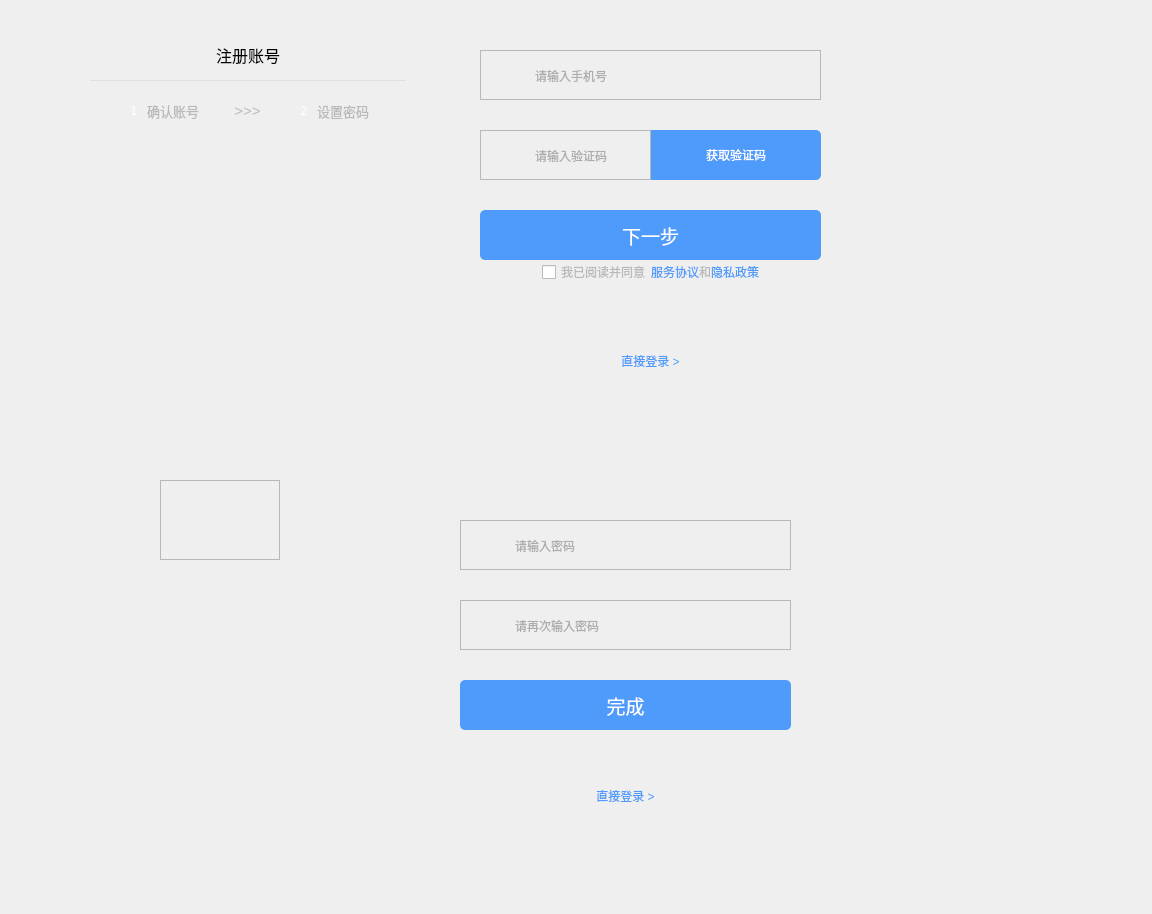
<?xml version="1.0" encoding="UTF-8"?>
<ui version="4.0">
 <class>DB_Register</class>
 <widget class="QWidget" name="DB_Register">
  <property name="geometry">
   <rect>
    <x>0</x>
    <y>0</y>
    <width>1152</width>
    <height>914</height>
   </rect>
  </property>
  <property name="windowTitle">
   <string>Form</string>
  </property>
  <widget class="QWidget" name="verticalLayoutWidget">
   <property name="geometry">
    <rect>
     <x>50</x>
     <y>30</y>
     <width>396</width>
     <height>421</height>
    </rect>
   </property>
   <layout class="QVBoxLayout" name="verticalLayout" stretch="0,0,0,0,0,1">
    <property name="spacing">
     <number>0</number>
    </property>
    <property name="leftMargin">
     <number>40</number>
    </property>
    <property name="topMargin">
     <number>10</number>
    </property>
    <property name="rightMargin">
     <number>40</number>
    </property>
    <property name="bottomMargin">
     <number>0</number>
    </property>
    <item>
     <layout class="QHBoxLayout" name="horizontalLayout_2">
      <item>
       <widget class="QLabel" name="label_3">
        <property name="minimumSize">
         <size>
          <width>0</width>
          <height>30</height>
         </size>
        </property>
        <property name="font">
         <font>
          <pointsize>12</pointsize>
         </font>
        </property>
        <property name="styleSheet">
         <string notr="true"/>
        </property>
        <property name="text">
         <string>注册账号</string>
        </property>
        <property name="alignment">
         <set>Qt::AlignCenter</set>
        </property>
       </widget>
      </item>
     </layout>
    </item>
    <item>
     <spacer name="verticalSpacer_5">
      <property name="orientation">
       <enum>Qt::Vertical</enum>
      </property>
      <property name="sizeType">
       <enum>QSizePolicy::Fixed</enum>
      </property>
      <property name="sizeHint" stdset="0">
       <size>
        <width>0</width>
        <height>10</height>
       </size>
      </property>
     </spacer>
    </item>
    <item>
     <widget class="QLabel" name="label_line">
      <property name="minimumSize">
       <size>
        <width>0</width>
        <height>1</height>
       </size>
      </property>
      <property name="maximumSize">
       <size>
        <width>16777215</width>
        <height>1</height>
       </size>
      </property>
      <property name="styleSheet">
       <string notr="true">background-color: rgb(225,  225, 225);</string>
      </property>
      <property name="text">
       <string/>
      </property>
     </widget>
    </item>
    <item>
     <spacer name="verticalSpacer_6">
      <property name="orientation">
       <enum>Qt::Vertical</enum>
      </property>
      <property name="sizeType">
       <enum>QSizePolicy::Fixed</enum>
      </property>
      <property name="sizeHint" stdset="0">
       <size>
        <width>0</width>
        <height>20</height>
       </size>
      </property>
     </spacer>
    </item>
    <item>
     <layout class="QHBoxLayout" name="horizontalLayout_3">
      <property name="spacing">
       <number>5</number>
      </property>
      <item>
       <spacer name="horizontalSpacer_3">
        <property name="orientation">
         <enum>Qt::Horizontal</enum>
        </property>
        <property name="sizeHint" stdset="0">
         <size>
          <width>40</width>
          <height>20</height>
         </size>
        </property>
       </spacer>
      </item>
      <item>
       <widget class="DB_CustomLabel_3" name="label_setup1">
        <property name="minimumSize">
         <size>
          <width>16</width>
          <height>16</height>
         </size>
        </property>
        <property name="maximumSize">
         <size>
          <width>16</width>
          <height>16</height>
         </size>
        </property>
        <property name="styleSheet">
         <string notr="true">color: white;</string>
        </property>
        <property name="text">
         <string>1</string>
        </property>
        <property name="alignment">
         <set>Qt::AlignCenter</set>
        </property>
       </widget>
      </item>
      <item>
       <widget class="QLabel" name="label_inputPhone">
        <property name="font">
         <font>
          <pointsize>10</pointsize>
         </font>
        </property>
        <property name="styleSheet">
         <string notr="true">color: rgb(185,  185, 185);</string>
        </property>
        <property name="text">
         <string>确认账号</string>
        </property>
        <property name="alignment">
         <set>Qt::AlignCenter</set>
        </property>
       </widget>
      </item>
      <item>
       <spacer name="horizontalSpacer_5">
        <property name="orientation">
         <enum>Qt::Horizontal</enum>
        </property>
        <property name="sizeType">
         <enum>QSizePolicy::Fixed</enum>
        </property>
        <property name="sizeHint" stdset="0">
         <size>
          <width>30</width>
          <height>0</height>
         </size>
        </property>
       </spacer>
      </item>
      <item>
       <widget class="QLabel" name="label_2">
        <property name="font">
         <font>
          <pointsize>11</pointsize>
         </font>
        </property>
        <property name="styleSheet">
         <string notr="true">color: rgb(185,  185, 185);</string>
        </property>
        <property name="text">
         <string>&gt;&gt;&gt;</string>
        </property>
        <property name="alignment">
         <set>Qt::AlignCenter</set>
        </property>
       </widget>
      </item>
      <item>
       <spacer name="horizontalSpacer_6">
        <property name="orientation">
         <enum>Qt::Horizontal</enum>
        </property>
        <property name="sizeType">
         <enum>QSizePolicy::Fixed</enum>
        </property>
        <property name="sizeHint" stdset="0">
         <size>
          <width>30</width>
          <height>0</height>
         </size>
        </property>
       </spacer>
      </item>
      <item>
       <widget class="DB_CustomLabel_3" name="label_setup2">
        <property name="minimumSize">
         <size>
          <width>16</width>
          <height>16</height>
         </size>
        </property>
        <property name="maximumSize">
         <size>
          <width>16</width>
          <height>16</height>
         </size>
        </property>
        <property name="styleSheet">
         <string notr="true">color: white;</string>
        </property>
        <property name="text">
         <string>2</string>
        </property>
        <property name="alignment">
         <set>Qt::AlignCenter</set>
        </property>
       </widget>
      </item>
      <item>
       <widget class="QLabel" name="label_setPassword">
        <property name="font">
         <font>
          <pointsize>10</pointsize>
         </font>
        </property>
        <property name="styleSheet">
         <string notr="true">color: rgb(185,  185, 185);</string>
        </property>
        <property name="text">
         <string>设置密码</string>
        </property>
        <property name="alignment">
         <set>Qt::AlignCenter</set>
        </property>
       </widget>
      </item>
      <item>
       <spacer name="horizontalSpacer_4">
        <property name="orientation">
         <enum>Qt::Horizontal</enum>
        </property>
        <property name="sizeHint" stdset="0">
         <size>
          <width>40</width>
          <height>20</height>
         </size>
        </property>
       </spacer>
      </item>
     </layout>
    </item>
    <item>
     <widget class="QStackedWidget" name="stackedWidget">
      <property name="styleSheet">
       <string notr="true">border: none;</string>
      </property>
     </widget>
    </item>
   </layout>
  </widget>
  <widget class="QWidget" name="widget" native="true">
   <property name="geometry">
    <rect>
     <x>450</x>
     <y>10</y>
     <width>371</width>
     <height>381</height>
    </rect>
   </property>
   <widget class="QWidget" name="verticalLayoutWidget_2">
    <property name="geometry">
     <rect>
      <x>30</x>
      <y>10</y>
      <width>341</width>
      <height>366</height>
     </rect>
    </property>
    <layout class="QVBoxLayout" name="verticalLayout_2" stretch="0,0,0,0">
     <property name="spacing">
      <number>30</number>
     </property>
     <property name="topMargin">
      <number>30</number>
     </property>
     <property name="bottomMargin">
      <number>10</number>
     </property>
     <item>
      <widget class="QFrame" name="frame_2">
       <property name="minimumSize">
        <size>
         <width>0</width>
         <height>50</height>
        </size>
       </property>
       <property name="frameShape">
        <enum>QFrame::StyledPanel</enum>
       </property>
       <property name="frameShadow">
        <enum>QFrame::Raised</enum>
       </property>
       <widget class="QWidget" name="horizontalLayoutWidget_2">
        <property name="geometry">
         <rect>
          <x>30</x>
          <y>0</y>
          <width>211</width>
          <height>51</height>
         </rect>
        </property>
        <layout class="QHBoxLayout" name="horizontalLayout_12">
         <property name="spacing">
          <number>5</number>
         </property>
         <item>
          <widget class="QLabel" name="label_userIcon">
           <property name="minimumSize">
            <size>
             <width>18</width>
             <height>18</height>
            </size>
           </property>
           <property name="maximumSize">
            <size>
             <width>18</width>
             <height>18</height>
            </size>
           </property>
           <property name="styleSheet">
            <string notr="true">QLabel {
border: none;
border-image: url(&quot;:/images/courseware/information-1.png&quot;);
border-radius: 0px;
}</string>
           </property>
           <property name="text">
            <string/>
           </property>
          </widget>
         </item>
         <item>
          <widget class="QLineEdit" name="lineEdit_telephone">
           <property name="sizePolicy">
            <sizepolicy hsizetype="Preferred" vsizetype="Preferred">
             <horstretch>0</horstretch>
             <verstretch>0</verstretch>
            </sizepolicy>
           </property>
           <property name="styleSheet">
            <string notr="true">QLineEdit {
border: none;
background: transparent;
color: rgb(105, 105, 105);
}</string>
           </property>
           <property name="placeholderText">
            <string>请输入手机号</string>
           </property>
          </widget>
         </item>
        </layout>
       </widget>
      </widget>
     </item>
     <item>
      <layout class="QHBoxLayout" name="horizontalLayout">
       <property name="spacing">
        <number>0</number>
       </property>
       <item>
        <widget class="QFrame" name="frame_3">
         <property name="minimumSize">
          <size>
           <width>0</width>
           <height>50</height>
          </size>
         </property>
         <property name="frameShape">
          <enum>QFrame::StyledPanel</enum>
         </property>
         <property name="frameShadow">
          <enum>QFrame::Raised</enum>
         </property>
         <widget class="QWidget" name="horizontalLayoutWidget_3">
          <property name="geometry">
           <rect>
            <x>30</x>
            <y>0</y>
            <width>121</width>
            <height>51</height>
           </rect>
          </property>
          <layout class="QHBoxLayout" name="horizontalLayout_13">
           <property name="spacing">
            <number>5</number>
           </property>
           <item>
            <widget class="QLabel" name="label_codeIcon">
             <property name="minimumSize">
              <size>
               <width>18</width>
               <height>18</height>
              </size>
             </property>
             <property name="maximumSize">
              <size>
               <width>18</width>
               <height>18</height>
              </size>
             </property>
             <property name="styleSheet">
              <string notr="true">QLabel {
border: none;
border-image: url(&quot;:/images/courseware/key.png&quot;);
border-radius: 0px;
}</string>
             </property>
             <property name="text">
              <string/>
             </property>
            </widget>
           </item>
           <item>
            <widget class="QLineEdit" name="lineEdit_verificationCode">
             <property name="sizePolicy">
              <sizepolicy hsizetype="Preferred" vsizetype="Preferred">
               <horstretch>0</horstretch>
               <verstretch>0</verstretch>
              </sizepolicy>
             </property>
             <property name="styleSheet">
              <string notr="true">QLineEdit {
border: none;
background: transparent;
color: rgb(105, 105, 105);
}</string>
             </property>
             <property name="placeholderText">
              <string>请输入验证码</string>
             </property>
            </widget>
           </item>
          </layout>
         </widget>
        </widget>
       </item>
       <item>
        <widget class="DB_CustomPushButton" name="pGetVerificationCode">
         <property name="sizePolicy">
          <sizepolicy hsizetype="Preferred" vsizetype="Preferred">
           <horstretch>0</horstretch>
           <verstretch>0</verstretch>
          </sizepolicy>
         </property>
         <property name="styleSheet">
          <string notr="true">QPushButton{
background-color: rgb(78, 155, 252);
color: white;
border: none;
border-left: none;
border-top-right-radius: 5px;
border-bottom-right-radius: 5px;
}</string>
         </property>
         <property name="text">
          <string>获取验证码</string>
         </property>
        </widget>
       </item>
      </layout>
     </item>
     <item>
      <layout class="QVBoxLayout" name="verticalLayout_4">
       <property name="spacing">
        <number>0</number>
       </property>
       <item>
        <widget class="DB_CustomPushButton" name="pushButton_next">
         <property name="minimumSize">
          <size>
           <width>200</width>
           <height>50</height>
          </size>
         </property>
         <property name="font">
          <font>
           <pointsize>14</pointsize>
          </font>
         </property>
         <property name="styleSheet">
          <string notr="true">border-radius: 5px;
background-color: rgb(78, 155, 252);
color: white;</string>
         </property>
         <property name="text">
          <string>下一步</string>
         </property>
        </widget>
       </item>
       <item>
        <layout class="QHBoxLayout" name="horizontalLayout_4" stretch="1,0,0,0,0,1">
         <property name="spacing">
          <number>0</number>
         </property>
         <item>
          <spacer name="horizontalSpacer">
           <property name="orientation">
            <enum>Qt::Horizontal</enum>
           </property>
           <property name="sizeHint" stdset="0">
            <size>
             <width>40</width>
             <height>20</height>
            </size>
           </property>
          </spacer>
         </item>
         <item>
          <widget class="DB_CustomCheckBox" name="checkBox">
           <property name="styleSheet">
            <string notr="true">QCheckBox {
	color: rgb(185, 185, 185);
}

QCheckBox::indicator:unchecked {
 	border-image: url(&quot;:/images/courseware/Unselected.png&quot;);
}

QCheckBox::indicator:checked {
 	border-image: url(&quot;:/images/courseware/Select.png&quot;);
}</string>
           </property>
           <property name="text">
            <string>我已阅读并同意</string>
           </property>
          </widget>
         </item>
         <item>
          <widget class="DB_CustomLabel_1" name="label_privacyPolicy">
           <property name="styleSheet">
            <string notr="true">color: rgb(78, 155, 252);</string>
           </property>
           <property name="text">
            <string>服务协议</string>
           </property>
          </widget>
         </item>
         <item>
          <widget class="DB_CustomLabel_1" name="label_and">
           <property name="styleSheet">
            <string notr="true">color: rgb(185, 185, 185);</string>
           </property>
           <property name="text">
            <string>和</string>
           </property>
          </widget>
         </item>
         <item>
          <widget class="DB_CustomLabel_1" name="label_serviceAgreement">
           <property name="styleSheet">
            <string notr="true">color: rgb(78, 155, 252);</string>
           </property>
           <property name="text">
            <string>隐私政策</string>
           </property>
          </widget>
         </item>
         <item>
          <spacer name="horizontalSpacer_2">
           <property name="orientation">
            <enum>Qt::Horizontal</enum>
           </property>
           <property name="sizeHint" stdset="0">
            <size>
             <width>40</width>
             <height>20</height>
            </size>
           </property>
          </spacer>
         </item>
        </layout>
       </item>
      </layout>
     </item>
     <item>
      <layout class="QVBoxLayout" name="verticalLayout_5">
       <property name="spacing">
        <number>0</number>
       </property>
       <item>
        <spacer name="verticalSpacer">
         <property name="orientation">
          <enum>Qt::Vertical</enum>
         </property>
         <property name="sizeHint" stdset="0">
          <size>
           <width>1</width>
           <height>1</height>
          </size>
         </property>
        </spacer>
       </item>
       <item>
        <widget class="DB_CustomLabel_1" name="label_loginNow">
         <property name="minimumSize">
          <size>
           <width>0</width>
           <height>30</height>
          </size>
         </property>
         <property name="styleSheet">
          <string notr="true">color: rgb(78, 155, 252);</string>
         </property>
         <property name="text">
          <string>直接登录 &gt;</string>
         </property>
         <property name="alignment">
          <set>Qt::AlignCenter</set>
         </property>
        </widget>
       </item>
      </layout>
     </item>
    </layout>
   </widget>
  </widget>
  <widget class="QWidget" name="widget_2" native="true">
   <property name="geometry">
    <rect>
     <x>450</x>
     <y>440</y>
     <width>361</width>
     <height>391</height>
    </rect>
   </property>
   <widget class="QWidget" name="verticalLayoutWidget_3">
    <property name="geometry">
     <rect>
      <x>10</x>
      <y>50</y>
      <width>331</width>
      <height>331</height>
     </rect>
    </property>
    <layout class="QVBoxLayout" name="verticalLayout_3" stretch="0,0,0,0">
     <property name="spacing">
      <number>30</number>
     </property>
     <property name="topMargin">
      <number>30</number>
     </property>
     <property name="bottomMargin">
      <number>10</number>
     </property>
     <item>
      <widget class="QFrame" name="frame_4">
       <property name="minimumSize">
        <size>
         <width>0</width>
         <height>50</height>
        </size>
       </property>
       <property name="frameShape">
        <enum>QFrame::StyledPanel</enum>
       </property>
       <property name="frameShadow">
        <enum>QFrame::Raised</enum>
       </property>
       <widget class="QWidget" name="horizontalLayoutWidget_4">
        <property name="geometry">
         <rect>
          <x>30</x>
          <y>0</y>
          <width>211</width>
          <height>51</height>
         </rect>
        </property>
        <layout class="QHBoxLayout" name="horizontalLayout_14">
         <property name="spacing">
          <number>5</number>
         </property>
         <item>
          <widget class="QLabel" name="label_passwdIcon_1">
           <property name="minimumSize">
            <size>
             <width>18</width>
             <height>18</height>
            </size>
           </property>
           <property name="maximumSize">
            <size>
             <width>18</width>
             <height>18</height>
            </size>
           </property>
           <property name="styleSheet">
            <string notr="true">QLabel {
border: none;
border-image: url(&quot;:/images/courseware/key.png&quot;);
border-radius: 0px;
}</string>
           </property>
           <property name="text">
            <string/>
           </property>
          </widget>
         </item>
         <item>
          <widget class="QLineEdit" name="lineEdit_inputPassword">
           <property name="sizePolicy">
            <sizepolicy hsizetype="Preferred" vsizetype="Preferred">
             <horstretch>0</horstretch>
             <verstretch>0</verstretch>
            </sizepolicy>
           </property>
           <property name="styleSheet">
            <string notr="true">QLineEdit {
border: none;
background: transparent;
color: rgb(105, 105, 105);
}</string>
           </property>
           <property name="placeholderText">
            <string>请输入密码</string>
           </property>
          </widget>
         </item>
        </layout>
       </widget>
      </widget>
     </item>
     <item>
      <widget class="QFrame" name="frame_5">
       <property name="minimumSize">
        <size>
         <width>0</width>
         <height>50</height>
        </size>
       </property>
       <property name="frameShape">
        <enum>QFrame::StyledPanel</enum>
       </property>
       <property name="frameShadow">
        <enum>QFrame::Raised</enum>
       </property>
       <widget class="QWidget" name="horizontalLayoutWidget_5">
        <property name="geometry">
         <rect>
          <x>30</x>
          <y>0</y>
          <width>211</width>
          <height>51</height>
         </rect>
        </property>
        <layout class="QHBoxLayout" name="horizontalLayout_15">
         <property name="spacing">
          <number>5</number>
         </property>
         <item>
          <widget class="QLabel" name="label_passwdIcon">
           <property name="minimumSize">
            <size>
             <width>18</width>
             <height>18</height>
            </size>
           </property>
           <property name="maximumSize">
            <size>
             <width>18</width>
             <height>18</height>
            </size>
           </property>
           <property name="styleSheet">
            <string notr="true">QLabel {
border: none;
border-image: url(&quot;:/images/courseware/key.png&quot;);
border-radius: 0px;
}</string>
           </property>
           <property name="text">
            <string/>
           </property>
          </widget>
         </item>
         <item>
          <widget class="QLineEdit" name="lineEdit_reputPassword">
           <property name="sizePolicy">
            <sizepolicy hsizetype="Preferred" vsizetype="Preferred">
             <horstretch>0</horstretch>
             <verstretch>0</verstretch>
            </sizepolicy>
           </property>
           <property name="styleSheet">
            <string notr="true">QLineEdit {
border: none;
background: transparent;
color: rgb(105, 105, 105);
}</string>
           </property>
           <property name="placeholderText">
            <string>请再次输入密码</string>
           </property>
          </widget>
         </item>
        </layout>
       </widget>
      </widget>
     </item>
     <item>
      <widget class="DB_CustomPushButton" name="pushButton_finished">
       <property name="minimumSize">
        <size>
         <width>200</width>
         <height>50</height>
        </size>
       </property>
       <property name="font">
        <font>
         <pointsize>14</pointsize>
        </font>
       </property>
       <property name="styleSheet">
        <string notr="true">border-radius: 5px;
background-color: rgb(78, 155, 252);
color: white;</string>
       </property>
       <property name="text">
        <string>完成</string>
       </property>
      </widget>
     </item>
     <item>
      <layout class="QVBoxLayout" name="verticalLayout_6">
       <item>
        <spacer name="verticalSpacer_2">
         <property name="orientation">
          <enum>Qt::Vertical</enum>
         </property>
         <property name="sizeHint" stdset="0">
          <size>
           <width>20</width>
           <height>40</height>
          </size>
         </property>
        </spacer>
       </item>
       <item>
        <widget class="DB_CustomLabel_1" name="label_loginNow2">
         <property name="minimumSize">
          <size>
           <width>0</width>
           <height>30</height>
          </size>
         </property>
         <property name="styleSheet">
          <string notr="true">color: rgb(78, 155, 252);</string>
         </property>
         <property name="text">
          <string>直接登录 &gt;</string>
         </property>
         <property name="alignment">
          <set>Qt::AlignCenter</set>
         </property>
        </widget>
       </item>
      </layout>
     </item>
    </layout>
   </widget>
  </widget>
  <widget class="DB_CustomFrame_3" name="frame_loading">
   <property name="geometry">
    <rect>
     <x>160</x>
     <y>480</y>
     <width>120</width>
     <height>80</height>
    </rect>
   </property>
   <property name="frameShape">
    <enum>QFrame::StyledPanel</enum>
   </property>
   <property name="frameShadow">
    <enum>QFrame::Raised</enum>
   </property>
  </widget>
 </widget>
 <customwidgets>
  <customwidget>
   <class>DB_CustomLabel_1</class>
   <extends>QLabel</extends>
   <header location="global">CustomWidget/db_customlabel.h</header>
  </customwidget>
  <customwidget>
   <class>DB_CustomFrame_3</class>
   <extends>QFrame</extends>
   <header location="global">CustomWidget/db_customframe.h</header>
   <container>1</container>
  </customwidget>
  <customwidget>
   <class>DB_CustomPushButton</class>
   <extends>QPushButton</extends>
   <header location="global">CustomWidget/db_custompushbutton.h</header>
  </customwidget>
  <customwidget>
   <class>DB_CustomLabel_3</class>
   <extends>QLabel</extends>
   <header location="global">CustomWidget/db_customlabel.h</header>
  </customwidget>
  <customwidget>
   <class>DB_CustomCheckBox</class>
   <extends>QCheckBox</extends>
   <header location="global">CustomWidget/db_customcheckbox.h</header>
  </customwidget>
 </customwidgets>
 <resources/>
 <connections/>
</ui>
